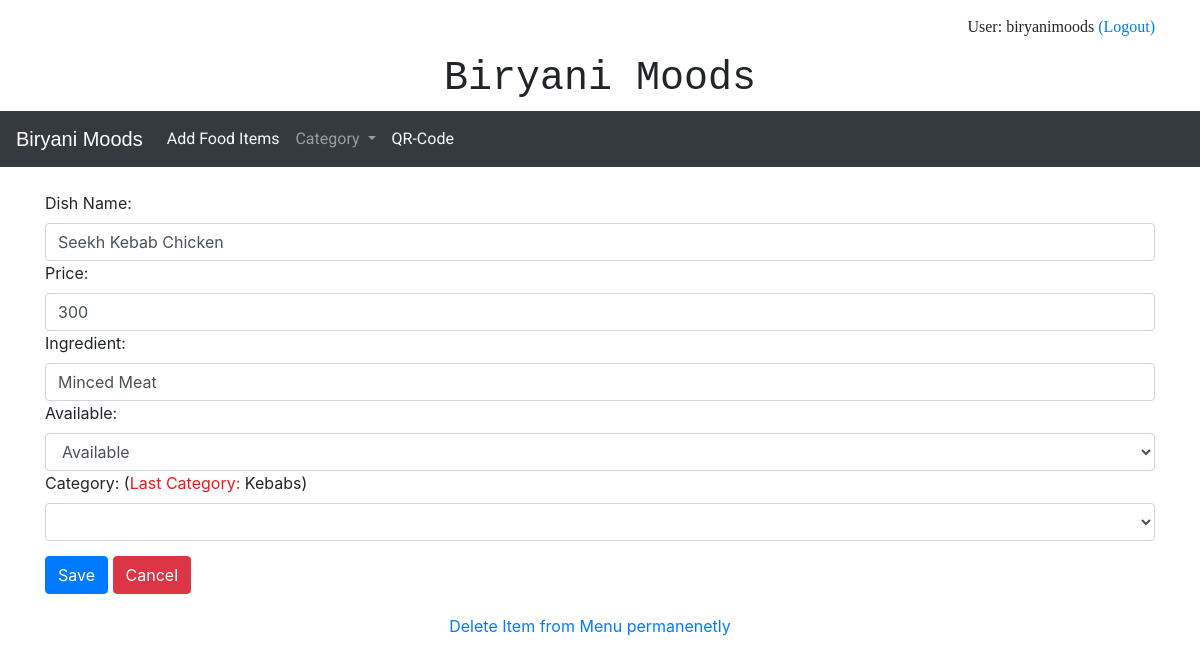
The app's page /manager/editmenu/3 (signed in) with its own data.
### menu/models.py (models this page shows, shortened)
class Restaurant(models.Model):
    rest_name= models.CharField(max_length=64)
    user_name = models.ForeignKey(User, on_delete=models.CASCADE, related_name="restaurant", null=True)
    address_1 = models.CharField(max_length=64, blank=True)
    address_2 = models.CharField(max_length=64, blank=True)
    pincode = models.CharField(max_length=6, blank=True)
    city = models.CharField(max_length=64, blank=True)
    state=models.CharField(max_length=64, blank=True)
    phone = models.CharField(max_length=32, blank=True)

class Menu(models.Model):
    item_name = models.CharField(max_length=48)
    price= models.IntegerField()
    ingredient = models.TextField()
    stock = models.BooleanField()
    quantity = models.IntegerField(blank=True, null=True)
    category = models.ForeignKey(Category,on_delete=models.CASCADE, related_name="menu_items", null=True)
    rest_id =  models.ForeignKey(User, on_delete=models.CASCADE, related_name="menu_items", null=True)

class Category(models.Model):
    category_name = models.CharField(max_length=32)
    rest_category = models.ForeignKey(Restaurant, on_delete=models.CASCADE, related_name="category",null=True)

### manager/views.py (the view, shortened to what this page needs)
# urls.py: path('editmenu/<int:menu_id>', views.edit_menu, name="edit_menu"),
def edit_menu(request, menu_id):
    if not request.user.is_authenticated:
        return HttpResponseRedirect(reverse("login"))
    restaurant = Restaurant.objects.get(user_name = User.objects.get(username = request.user.username))
    menu = Menu.objects.get(pk = menu_id)
    categories = Category.objects.filter(rest_category = Restaurant.objects.get(user_name = request.user))
    rest_id = User.objects.get(username = request.user.username)
    return render(request, "manager/editmenu.html",{
        "restaurant":restaurant.rest_name,
        "username":request.user.username,
        "menu":menu,
        "categories": categories,
        "rest_id":rest_id,
    })

### manager/templates/manager/editmenu.html (shortened to what this page needs)
{% extends "manager/layout.html"%}
{% block restaurant%}
    {%if restaurant%}
    <p>User: {{username}}
        <a href="{% url 'logout'%}"> (Logout)</a>
    </p>
    <h1>{{restaurant}} </h1>
    {%endif%}
{% endblock %}
{%block restaurant_navbar%}
    {{restaurant}}
{%endblock%}
{% block body%}
<div class="container">
    <form  action="{%url 'edit_menu' menu.id %}" method="POST">
        <label >Dish Name:</label>
        <input type="text" class="form-control " value="{{menu.item_name}}" name="item_name" required>
        <label >Price:</label>
        <input type="number" class="form-control " value="{{menu.price}}" name="price" required>
        <label >Ingredient:</label>
        <input type="text" class="form-control " value="{{menu.ingredient}}" name="ingredient" required>
        <label >Available:</label>
        <select class="form-control " name="stock"  required>
            {% if menu.stock %}
                <option value=True>Available</option>
            {%else%}
                <option value=False >Unavailable</option>
                <option value=True>Available</option>
            {%endif%}
        </select>
        <label >Category:  (<span style="color: rgb(236, 26, 26);">Last Category:</span> {{menu.category.category_name}})</label>
        <select class="form-control " name="category" required>
            <option></option>
            {% for category in categories%}
            <option value="{{category.id}}">{{category.category_name}}</option>
            {%endfor%}
        </select>
        <button class="btn btn-primary" type="submit" style="margin-top: 15px;">Save</button>
        <a href="{%url 'index'%}" class="btn btn-danger " style="margin-top: 15px;">Cancel</a>
    </form>
</div>
<div class="container" style="margin: 20px; text-align: center;">
    <a href="{% url 'delete_menu' menu.id %}">Delete Item from Menu permanenetly</a>
</div>
{%endblock%}

### menu/static/menu/style.css (style rules this page uses)
#restaurant_name h1 { text-align: center; font-family: 'Roboto Mono','Courier New', Courier, monospace; }
#restaurant_name p { font-family:Cambria, Cochin, Georgia, Times, 'Times New Roman', serif; text-align: right; }

### records on screen
Restaurant: rest_name "Biryani Moods"
Menu: item_name "Seekh Kebab Chicken", price "300", ingredient "Minced Meat", stock "Available", category.category_name "Kebabs"

### other values on screen
{{ username }} "biryanimoods"
